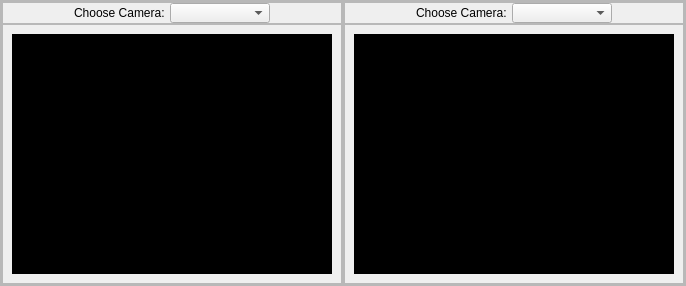
     <widget class="QFrame" name="frame_2">
      <property name="frameShape">
       <enum>QFrame::StyledPanel</enum>
      </property>
      <property name="frameShadow">
       <enum>QFrame::Raised</enum>
      </property>
      <layout class="QHBoxLayout" name="horizontalLayout_2" stretch="0,0">
       <property name="spacing">
        <number>0</number>
       </property>
       <property name="leftMargin">
        <number>0</number>
       </property>
       <property name="topMargin">
        <number>0</number>
       </property>
       <property name="rightMargin">
        <number>0</number>
       </property>
       <property name="bottomMargin">
        <number>0</number>
       </property>
       <item>
        <widget class="QFrame" name="frame_4">
         <property name="frameShape">
          <enum>QFrame::StyledPanel</enum>
         </property>
         <property name="frameShadow">
          <enum>QFrame::Raised</enum>
         </property>
         <layout class="QVBoxLayout" name="verticalLayout_2">
          <property name="spacing">
           <number>0</number>
          </property>
          <property name="leftMargin">
           <number>0</number>
          </property>
          <property name="topMargin">
           <number>0</number>
          </property>
          <property name="rightMargin">
           <number>0</number>
          </property>
          <property name="bottomMargin">
           <number>0</number>
          </property>
          <item>
           <widget class="QFrame" name="frame_10">
            <property name="maximumSize">
             <size>
              <width>16777215</width>
              <height>25</height>
             </size>
            </property>
            <property name="frameShape">
             <enum>QFrame::StyledPanel</enum>
            </property>
            <property name="frameShadow">
             <enum>QFrame::Raised</enum>
            </property>
            <layout class="QHBoxLayout" name="horizontalLayout_5">
             <property name="spacing">
              <number>5</number>
             </property>
             <property name="leftMargin">
              <number>0</number>
             </property>
             <property name="topMargin">
              <number>0</number>
             </property>
             <property name="rightMargin">
              <number>0</number>
             </property>
             <property name="bottomMargin">
              <number>0</number>
             </property>
             <item>
              <spacer name="horizontalSpacer">
               <property name="orientation">
                <enum>Qt::Horizontal</enum>
               </property>
               <property name="sizeHint" stdset="0">
                <size>
                 <width>40</width>
                 <height>20</height>
                </size>
               </property>
              </spacer>
             </item>
             <item>
              <widget class="QLabel" name="label">
               <property name="minimumSize">
                <size>
                 <width>85</width>
                 <height>20</height>
                </size>
               </property>
               <property name="maximumSize">
                <size>
                 <width>100</width>
                 <height>20</height>
                </size>
               </property>
               <property name="text">
                <string>Choose Camera:</string>
               </property>
              </widget>
             </item>
             <item>
              <widget class="QComboBox" name="cb_camera0">
               <property name="minimumSize">
                <size>
                 <width>100</width>
                 <height>20</height>
                </size>
               </property>
               <property name="maximumSize">
                <size>
                 <width>120</width>
                 <height>20</height>
                </size>
               </property>
              </widget>
             </item>
             <item>
              <spacer name="horizontalSpacer_2">
               <property name="orientation">
                <enum>Qt::Horizontal</enum>
               </property>
               <property name="sizeHint" stdset="0">
                <size>
                 <width>40</width>
                 <height>20</height>
                </size>
               </property>
              </spacer>
             </item>
            </layout>
           </widget>
          </item>
          <item>
           <widget class="QFrame" name="frame_11">
            <property name="frameShape">
             <enum>QFrame::StyledPanel</enum>
            </property>
            <property name="frameShadow">
             <enum>QFrame::Raised</enum>
            </property>
            <layout class="QGridLayout" name="gridLayout">
             <item row="0" column="0">
              <widget class="QLabel" name="lb_camera0">
               <property name="minimumSize">
                <size>
                 <width>320</width>
                 <height>240</height>
                </size>
               </property>
               <property name="styleSheet">
                <string notr="true">background-color: rgb(0, 0, 0);</string>
               </property>
               <property name="text">
                <string/>
               </property>
              </widget>
             </item>
            </layout>
           </widget>
          </item>
         </layout>
        </widget>
       </item>
       <item>
        <widget class="QFrame" name="frame_5">
         <property name="frameShape">
          <enum>QFrame::StyledPanel</enum>
         </property>
         <property name="frameShadow">
          <enum>QFrame::Raised</enum>
         </property>
         <layout class="QVBoxLayout" name="verticalLayout_3">
          <property name="spacing">
           <number>0</number>
          </property>
          <property name="leftMargin">
           <number>0</number>
          </property>
          <property name="topMargin">
           <number>0</number>
          </property>
          <property name="rightMargin">
           <number>0</number>
          </property>
          <property name="bottomMargin">
           <number>0</number>
          </property>
          <item>
           <widget class="QFrame" name="frame_12">
            <property name="maximumSize">
             <size>
              <width>16777215</width>
              <height>25</height>
             </size>
            </property>
            <property name="frameShape">
             <enum>QFrame::StyledPanel</enum>
            </property>
            <property name="frameShadow">
             <enum>QFrame::Raised</enum>
            </property>
            <layout class="QHBoxLayout" name="horizontalLayout_6">
             <property name="spacing">
              <number>5</number>
             </property>
             <property name="leftMargin">
              <number>0</number>
             </property>
             <property name="topMargin">
              <number>0</number>
             </property>
             <property name="rightMargin">
              <number>0</number>
             </property>
             <property name="bottomMargin">
              <number>0</number>
             </property>
             <item>
              <spacer name="horizontalSpacer_3">
               <property name="orientation">
                <enum>Qt::Horizontal</enum>
               </property>
               <property name="sizeHint" stdset="0">
                <size>
                 <width>40</width>
                 <height>20</height>
                </size>
               </property>
              </spacer>
             </item>
             <item>
              <widget class="QLabel" name="label_2">
               <property name="minimumSize">
                <size>
                 <width>85</width>
                 <height>20</height>
                </size>
               </property>
               <property name="maximumSize">
                <size>
                 <width>100</width>
                 <height>20</height>
                </size>
               </property>
               <property name="text">
                <string>Choose Camera:</string>
               </property>
              </widget>
             </item>
             <item>
              <widget class="QComboBox" name="cb_camera1">
               <property name="minimumSize">
                <size>
                 <width>100</width>
                 <height>20</height>
                </size>
               </property>
               <property name="maximumSize">
                <size>
                 <width>120</width>
                 <height>20</height>
                </size>
               </property>
              </widget>
             </item>
             <item>
              <spacer name="horizontalSpacer_4">
               <property name="orientation">
                <enum>Qt::Horizontal</enum>
               </property>
               <property name="sizeHint" stdset="0">
                <size>
                 <width>40</width>
                 <height>20</height>
                </size>
               </property>
              </spacer>
             </item>
            </layout>
           </widget>
          </item>
          <item>
           <widget class="QFrame" name="frame_13">
            <property name="frameShape">
             <enum>QFrame::StyledPanel</enum>
            </property>
            <property name="frameShadow">
             <enum>QFrame::Raised</enum>
            </property>
            <layout class="QGridLayout" name="gridLayout_2">
             <item row="0" column="0">
              <widget class="QLabel" name="lb_camera1">
               <property name="minimumSize">
                <size>
                 <width>320</width>
                 <height>240</height>
                </size>
               </property>
               <property name="styleSheet">
                <string notr="true">background-color: rgb(0, 0, 0);</string>
               </property>
               <property name="text">
                <string/>
               </property>
              </widget>
             </item>
            </layout>
           </widget>
          </item>
         </layout>
        </widget>
       </item>
      </layout>
     </widget>
